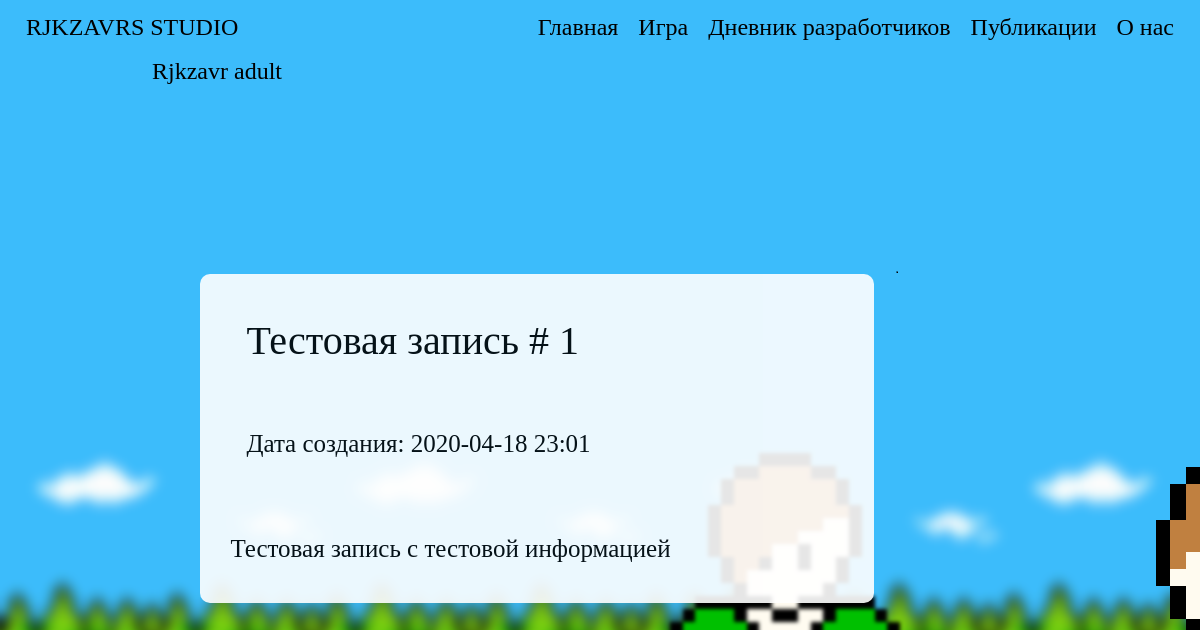
The app's page /DevelopersDiaryPublication/1/ (signed in), older data.
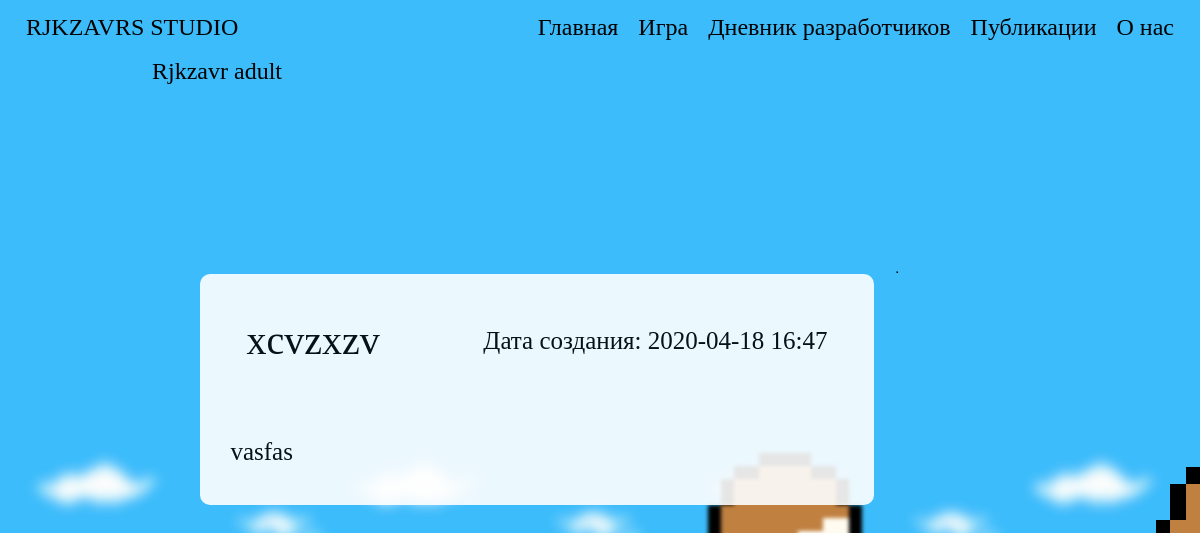
The same page, newer data.
### data/users.py (models this page shows, shortened)
class User(SqlAlchemyBase, UserMixin, SerializerMixin):
    __tablename__ = 'user'
    id = sqlalchemy.Column(sqlalchemy.Integer, primary_key=True, autoincrement=True)
    surname = sqlalchemy.Column(sqlalchemy.String, nullable=True)
    name = sqlalchemy.Column(sqlalchemy.String, nullable=True)
    age = sqlalchemy.Column(sqlalchemy.Integer, nullable=True)
    nickname = sqlalchemy.Column(sqlalchemy.String, nullable=True)
    email = sqlalchemy.Column(sqlalchemy.String, index=True, unique=True, nullable=True)
    hashed_password = sqlalchemy.Column(sqlalchemy.String, nullable=True)
    created_date = sqlalchemy.Column(sqlalchemy.DateTime)
    status = sqlalchemy.Column(sqlalchemy.Integer, nullable=True, default=0)
    background_image_id = sqlalchemy.Column(sqlalchemy.Integer, nullable=True, default=0)
    publications = orm.relation('Publications')
    developers_diary = orm.relation('DevelopersDiary')
    comments = orm.relation('Comments')

### data/developers_diary.py (models this page shows, shortened)
class DevelopersDiary(SqlAlchemyBase, SerializerMixin):
    __tablename__ = 'developers_diary'
    id = sqlalchemy.Column(sqlalchemy.Integer, primary_key=True, autoincrement=True)
    header = sqlalchemy.Column(sqlalchemy.String, nullable=True)
    body = sqlalchemy.Column(sqlalchemy.String, nullable=True)
    good_marks = sqlalchemy.Column(sqlalchemy.Integer, nullable=True, default=0)
    bad_marks = sqlalchemy.Column(sqlalchemy.Integer, nullable=True, default=0)
    created_date = sqlalchemy.Column(sqlalchemy.DateTime, default=datetime.now())
    comments = orm.relation('Comments')
    availability_status = sqlalchemy.Column(sqlalchemy.Integer, nullable=True, default=0)
    author_id = sqlalchemy.Column(sqlalchemy.Integer, sqlalchemy.ForeignKey("user.id"))
    author = orm.relation('User')

### run.py (the view)
@app.route("/DevelopersDiaryPublication/<int:id>/", methods=['GET', 'POST'])
def developers_diary(id):
    status = 0
    if current_user.is_authenticated:
        status = current_user.status + 1
    session = db_session.create_session()
    ds_diary = session.query(DevelopersDiary).filter(DevelopersDiary.id == id).first()
    session.close()
    ds_diary.created_date = ":".join(str(ds_diary.created_date).split(":")[:-1])
    if status >= ds_diary.availability_status:
        form = CommentsForm()
        if form.submit.data:
            if current_user.is_authenticated:
                session = db_session.create_session()
                user = session.query(User).get(current_user.id)
                diary = session.query(DevelopersDiary).get(id)
                comment = Comments()
                comment.text = form.text.data
                comment.created_date = datetime.datetime.now()
                form.text.data = ""
                user.comments.append(comment)
                session.merge(user)
                diary.comments.append(comment)
                session.merge(diary)
                session.commit()
                session = db_session.create_session()
                comments = session.query(Comments).filter(Comments.developers_diary_publication_id == id).order_by(
                    Comments.created_date.desc()).all()
                templ = render_template("/DevelopersDiary.html", publication=ds_diary, status=status, user=current_user,
                                        style=url_for('static', filename='css/style.css'), form=form, comments=comments,
                                        count_commentaries=len(comments), base_href=f"DevelopersDiaryPublication/{id}/",
                                        bgimg=get_image_profile(current_user))
                session.close()
                return templ
        else:
            comments = session.query(Comments).filter(Comments.developers_diary_publication_id == id).order_by(Comments.created_date.desc()).all()
            templ = render_template("/DevelopersDiary.html", publication=ds_diary, status=status, user=current_user,
                                    style=url_for('static', filename='css/style.css'), form=form, comments=comments,
                                    count_commentaries=len(comments), base_href=f"DevelopersDiaryPublication/{id}/",
                                    bgimg=get_image_profile(current_user))
            session.close()
            return templ
    return redirect('/DevelopersDiary')

### data/db_session.py (called while the page is built)
def create_session() -> Session:
    global __factory
    return __factory()

### run.py (called while the page is built)
def get_image_profile(user):
    bg_img = 1
    if user.is_authenticated:
        bg_img = user.background_image_id + 1
    return url_for('static', filename=f'img/background_img_{bg_img}.png')

@login_manager.user_loader
def load_user(user_id):
    session = db_session.create_session()
    return session.query(User).get(user_id)

### templates/DevelopersDiary.html
{% extends "base.html" %}
{% block content %}
<div class="navbar">
    <div class="title">
        <h1 class="title-text">{{publication.header}}</h1>
    </div>
    <div class="title">
        <p class="diary-text">Дата создания: {{publication.created_date}}</p>
    </div>
</div>
<div>
    <p class="diary-text">
        {% for text in publication.body.split("\n") %}
        {{text}}<br>
        {% endfor %}
    </p>
</div>
{% endblock %}

### templates/base.html (shortened to what this page needs)
<!doctype html>
<html lang="ru">
<head>
    <link rel="stylesheet"
          href="https://stackpath.bootstrapcdn.com/bootstrap/4.4.1/css/bootstrap.min.css"
>
    <link rel="stylesheet" href={{style}}>
</head>
<body>
<header class="navbar navbar-light">
    <div class="left-head">
        <a href="/about/"><h4 class="asd">RJKZAVRS STUDIO</h4></a>
    </div>
    <div class="center-head">
        <div>
            <a href="/" class="header-a"><h4 class="asd">Главная</h4></a>
            <a href="/" class="header-a"><h4 class="asd">Игра</h4></a>
            <a href="/DevelopersDiary" class="header-a"><h4 class="asd">Дневник разработчиков</h4></a>
            <a href="/Publications/" class="header-a"><h4 class="asd">Публикации</h4></a>
            <a href="/about/" class="header-a"><h4 class="asd">О нас</h4></a>
        </div>
    </div>
    <div class="right-head">
        {% if current_user.is_authenticated %}
        <a class="navbar-brand" href="/account"><h4 class="asd">{{ current_user.nickname }}</h4></a>
        {% else %}
        <a href="/login"><h4 class="asd">Войти</h4></a>
        <a href="/register"><h4 class="asd">Зарегестрироваться</h4></a>
        {% endif %}
    </div>
</header>
<main role="main">
    <div class="main-block">
        <div class="center-column">
            <div class="center-column-block">
                {% block content %}{% endblock %}
            </div>
        </div>
    </div>
</main>
</body>
</html>

### static/css/style.css (style rules this page uses)
p { text-decoration: none; }
header { margin-bottom: 170px; }
main { align: center; width: 100%; }
.header-a { float: left; }
a { text-decoration: none; }
div.main-block { width: 85%; display: flex; margin-left: 15%; align: center; margin-bottom: 70px; }
.asd { font-family: 'Comfortaa', cursive; font-weight: 100; font-style: inherit; color: #000; position: relative; padding: 5px 5px; margin: 0 5px; }
.title-text { font-family: 'Comfortaa', cursive; font-weight: 100; font-style: inherit; color: #000; position: relative; padding: 5px 5px; margin: 0 5px; }
.diary-text { font-size: 25px; font-family: 'Comfortaa', cursive; font-weight: 100; font-style: inherit; color: #000; position: relative; padding: 5px 5px; margin: 0 5px; }
div.left-head { width: 25%; }
div.center-head { display: flex; align: center; }
div.right-head { width: 25%; display: -webkit-flex; -webkit-flex-direction: row-reverse; display: flex; flex-direction: row-reverse; }
div.center-column { border-radius: 10px; opacity: 1; background: #fff; align: left; width: 66%; margin-left: 2%; margin-right: 20px; opacity: 0.9; }
div.center-column-block { padding: 30px 20px; }
div.title { display: block; text-align: center; margin-bottom: 50px; }

Row changes from the older to the newer data that the page shows:
removed DevelopersDiary: header "Тестовая запись # 1", created_date "2020-04-18 23:01", body "Тестовая запись с тестовой информацией"
added DevelopersDiary: header "xcvzxzv", created_date "2020-04-18 16:47", body "vasfas"
